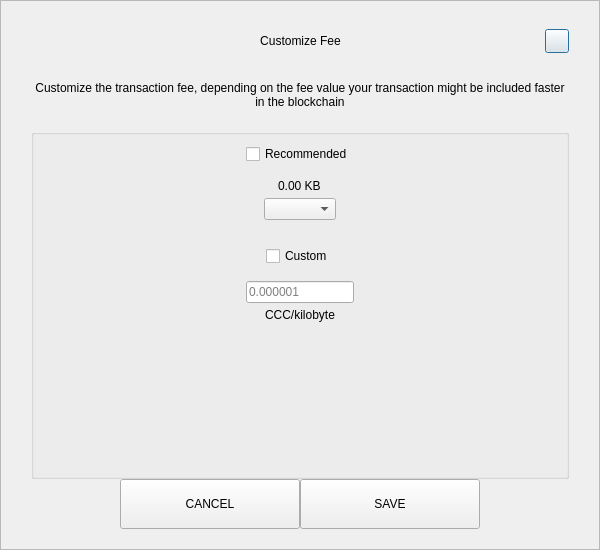
<?xml version="1.0" encoding="UTF-8"?>
<ui version="4.0">
 <class>SendCustomFeeDialog</class>
 <widget class="QDialog" name="SendCustomFeeDialog">
  <property name="geometry">
   <rect>
    <x>0</x>
    <y>0</y>
    <width>600</width>
    <height>550</height>
   </rect>
  </property>
  <property name="windowTitle">
   <string>Form</string>
  </property>
  <layout class="QVBoxLayout" name="verticalLayout_3">
   <property name="spacing">
    <number>0</number>
   </property>
   <property name="leftMargin">
    <number>0</number>
   </property>
   <property name="topMargin">
    <number>0</number>
   </property>
   <property name="rightMargin">
    <number>0</number>
   </property>
   <property name="bottomMargin">
    <number>0</number>
   </property>
   <item>
    <widget class="QFrame" name="frame">
     <property name="styleSheet">
      <string notr="true"/>
     </property>
     <property name="frameShape">
      <enum>QFrame::StyledPanel</enum>
     </property>
     <property name="frameShadow">
      <enum>QFrame::Raised</enum>
     </property>
     <layout class="QVBoxLayout" name="verticalLayout_2">
      <property name="spacing">
       <number>0</number>
      </property>
      <property name="leftMargin">
       <number>30</number>
      </property>
      <property name="topMargin">
       <number>20</number>
      </property>
      <property name="rightMargin">
       <number>30</number>
      </property>
      <property name="bottomMargin">
       <number>20</number>
      </property>
      <item>
       <layout class="QHBoxLayout" name="horizontalLayout_3">
        <property name="spacing">
         <number>0</number>
        </property>
        <item>
         <spacer name="horizontalSpacer_21">
          <property name="orientation">
           <enum>Qt::Horizontal</enum>
          </property>
          <property name="sizeHint" stdset="0">
           <size>
            <width>40</width>
            <height>20</height>
           </size>
          </property>
         </spacer>
        </item>
        <item>
         <widget class="QLabel" name="labelTitle">
          <property name="minimumSize">
           <size>
            <width>0</width>
            <height>40</height>
           </size>
          </property>
          <property name="maximumSize">
           <size>
            <width>16777215</width>
            <height>40</height>
           </size>
          </property>
          <property name="styleSheet">
           <string notr="true">padding-left:24px;</string>
          </property>
          <property name="text">
           <string>Customize Fee</string>
          </property>
          <property name="alignment">
           <set>Qt::AlignCenter</set>
          </property>
          <property name="margin">
           <number>7</number>
          </property>
         </widget>
        </item>
        <item>
         <spacer name="horizontalSpacer">
          <property name="orientation">
           <enum>Qt::Horizontal</enum>
          </property>
          <property name="sizeHint" stdset="0">
           <size>
            <width>40</width>
            <height>20</height>
           </size>
          </property>
         </spacer>
        </item>
        <item>
         <widget class="QPushButton" name="btnEsc">
          <property name="minimumSize">
           <size>
            <width>24</width>
            <height>24</height>
           </size>
          </property>
          <property name="maximumSize">
           <size>
            <width>24</width>
            <height>24</height>
           </size>
          </property>
          <property name="text">
           <string/>
          </property>
         </widget>
        </item>
       </layout>
      </item>
      <item>
       <spacer name="verticalSpacer_2">
        <property name="orientation">
         <enum>Qt::Vertical</enum>
        </property>
        <property name="sizeType">
         <enum>QSizePolicy::Fixed</enum>
        </property>
        <property name="sizeHint" stdset="0">
         <size>
          <width>20</width>
          <height>20</height>
         </size>
        </property>
       </spacer>
      </item>
      <item>
       <widget class="QLabel" name="labelMessage">
        <property name="text">
         <string>Customize the transaction fee, depending on the fee value your transaction might be included faster in the blockchain</string>
        </property>
        <property name="alignment">
         <set>Qt::AlignCenter</set>
        </property>
        <property name="wordWrap">
         <bool>true</bool>
        </property>
       </widget>
      </item>
      <item>
       <spacer name="verticalSpacer_3">
        <property name="orientation">
         <enum>Qt::Vertical</enum>
        </property>
        <property name="sizeType">
         <enum>QSizePolicy::Fixed</enum>
        </property>
        <property name="sizeHint" stdset="0">
         <size>
          <width>20</width>
          <height>20</height>
         </size>
        </property>
       </spacer>
      </item>
      <item>
       <widget class="QGroupBox" name="groupBox">
        <property name="title">
         <string/>
        </property>
        <layout class="QVBoxLayout" name="verticalLayout">
         <property name="leftMargin">
          <number>12</number>
         </property>
         <property name="rightMargin">
          <number>12</number>
         </property>
         <item>
          <layout class="QVBoxLayout" name="verticalLayout_4">
           <property name="spacing">
            <number>5</number>
           </property>
           <item alignment="Qt::AlignHCenter">
            <widget class="QCheckBox" name="checkBoxRecommended">
             <property name="text">
              <string>Recommended</string>
             </property>
            </widget>
           </item>
           <item>
            <spacer name="verticalSpacer_5">
             <property name="orientation">
              <enum>Qt::Vertical</enum>
             </property>
             <property name="sizeType">
              <enum>QSizePolicy::Fixed</enum>
             </property>
             <property name="sizeHint" stdset="0">
              <size>
               <width>20</width>
               <height>10</height>
              </size>
             </property>
            </spacer>
           </item>
           <item alignment="Qt::AlignHCenter">
            <widget class="QLabel" name="labelFee">
             <property name="text">
              <string>0.00 KB</string>
             </property>
            </widget>
           </item>
           <item alignment="Qt::AlignHCenter">
            <widget class="QComboBox" name="comboBoxRecommended"/>
           </item>
          </layout>
         </item>
         <item>
          <spacer name="verticalSpacer">
           <property name="orientation">
            <enum>Qt::Vertical</enum>
           </property>
           <property name="sizeType">
            <enum>QSizePolicy::Fixed</enum>
           </property>
           <property name="sizeHint" stdset="0">
            <size>
             <width>20</width>
             <height>20</height>
            </size>
           </property>
          </spacer>
         </item>
         <item>
          <layout class="QVBoxLayout" name="verticalLayout_5">
           <property name="spacing">
            <number>5</number>
           </property>
           <item alignment="Qt::AlignHCenter">
            <widget class="QCheckBox" name="checkBoxCustom">
             <property name="text">
              <string>Custom</string>
             </property>
            </widget>
           </item>
           <item>
            <spacer name="verticalSpacer_6">
             <property name="orientation">
              <enum>Qt::Vertical</enum>
             </property>
             <property name="sizeType">
              <enum>QSizePolicy::Fixed</enum>
             </property>
             <property name="sizeHint" stdset="0">
              <size>
               <width>20</width>
               <height>10</height>
              </size>
             </property>
            </spacer>
           </item>
           <item alignment="Qt::AlignHCenter">
            <widget class="QLineEdit" name="lineEditCustomFee">
             <property name="placeholderText">
              <string notr="true">0.000001</string>
             </property>
            </widget>
           </item>
           <item alignment="Qt::AlignHCenter">
            <widget class="QLabel" name="labelCustomFee">
             <property name="text">
              <string>CCC/kilobyte</string>
             </property>
            </widget>
           </item>
          </layout>
         </item>
         <item>
          <spacer name="verticalSpacer_4">
           <property name="orientation">
            <enum>Qt::Vertical</enum>
           </property>
           <property name="sizeHint" stdset="0">
            <size>
             <width>20</width>
             <height>40</height>
            </size>
           </property>
          </spacer>
         </item>
        </layout>
       </widget>
      </item>
      <item>
       <layout class="QHBoxLayout" name="horizontalLayout" stretch="1,2,2,1">
        <item>
         <spacer name="horizontalSpacer1">
          <property name="orientation">
           <enum>Qt::Horizontal</enum>
          </property>
          <property name="sizeHint" stdset="0">
           <size>
            <width>40</width>
            <height>20</height>
           </size>
          </property>
         </spacer>
        </item>
        <item>
         <widget class="QPushButton" name="btnCancel">
          <property name="minimumSize">
           <size>
            <width>180</width>
            <height>50</height>
           </size>
          </property>
          <property name="focusPolicy">
           <enum>Qt::NoFocus</enum>
          </property>
          <property name="text">
           <string>CANCEL</string>
          </property>
         </widget>
        </item>
        <item>
         <widget class="QPushButton" name="btnSave">
          <property name="minimumSize">
           <size>
            <width>180</width>
            <height>50</height>
           </size>
          </property>
          <property name="focusPolicy">
           <enum>Qt::NoFocus</enum>
          </property>
          <property name="text">
           <string>SAVE</string>
          </property>
         </widget>
        </item>
        <item>
         <spacer name="horizontalSpacer_2">
          <property name="orientation">
           <enum>Qt::Horizontal</enum>
          </property>
          <property name="sizeHint" stdset="0">
           <size>
            <width>40</width>
            <height>20</height>
           </size>
          </property>
         </spacer>
        </item>
       </layout>
      </item>
     </layout>
    </widget>
   </item>
  </layout>
 </widget>
 <resources/>
 <connections/>
</ui>
